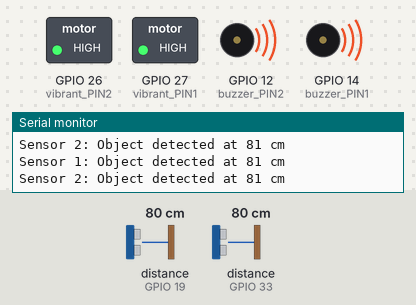
The sketch below on a simulated ESP32. On the bench: switched loads named in the sketch (green lamp = pin HIGH), buzzer (waves = sounding, pin HIGH), the last lines printed to the serial monitor. The inputs (shaded band) are chosen by the test bench; at power-on: distance to the obstacle (sensors on GPIO 19, GPIO 33) 80 cm. The echo pulse lasts 58.3 µs per cm.

Above: at 1.2 s.
1.3 s: distance to the obstacle (sensor on GPIO 19) set to 6 cm
2.8 s: distance to the obstacle (sensor on GPIO 19) set to 3 cm
At 3.1 s:
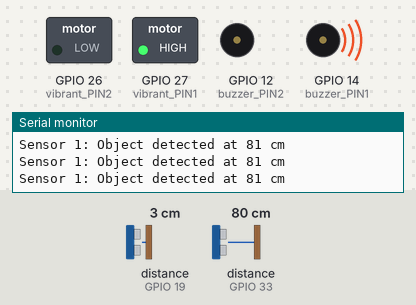
4.3 s: distance to the obstacle (sensor on GPIO 33) set to 6 cm
5.8 s: distance to the obstacle (sensor on GPIO 33) set to 3 cm
At 6.2 s:
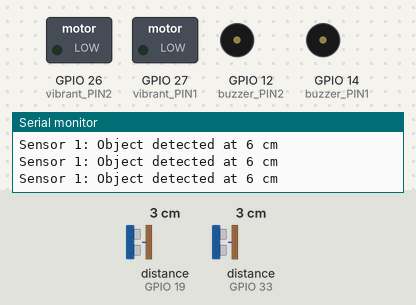
7.3 s: distance to the obstacle (sensor on GPIO 19) set to 9 cm
At 8.4 s:
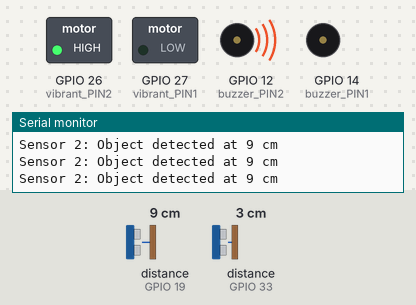
8.8 s: distance to the obstacle (sensor on GPIO 19) set to 2 cm
At 10.0 s:
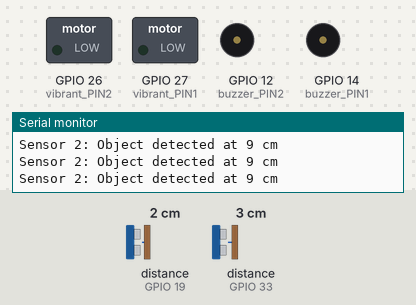
Timing chart, 0 to 11.3 s (numbered marks = the images above; inputs shaded):
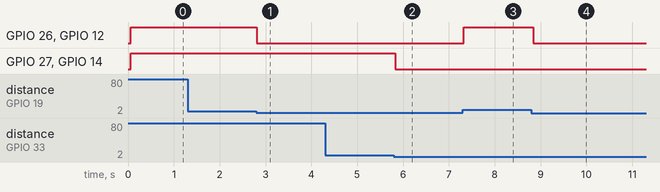

Measured:
- the behaviour switches between 5 and 4 cm on distance to the obstacle (sensor on GPIO 19) (found by bisection; images 0 and 1)
- the behaviour switches between 5 and 4 cm on distance to the obstacle (sensor on GPIO 33) (found by bisection; images 1 and 2)
- after the input at 2.8 s, GPIO 26 (vibrant_PIN2), GPIO 12 (buzzer_PIN2): HIGH → LOW at once
- after the input at 5.8 s, GPIO 27 (vibrant_PIN1), GPIO 14 (buzzer_PIN1): HIGH → LOW at once
- after the input at 7.3 s, GPIO 26 (vibrant_PIN2), GPIO 12 (buzzer_PIN2): LOW → HIGH at once
- after the input at 8.8 s, GPIO 26 (vibrant_PIN2), GPIO 12 (buzzer_PIN2): HIGH → LOW at once

The sketch:

ultrasonic_one_m_and_below_.ino
```cpp
#include <NewPing.h>

//For ultrasonic sensor1
#define TRIGGER_PIN_1 25
#define ECHO_PIN_1 33
#define buzzer_PIN1 14
#define vibrant_PIN1 27

//For ultrasonic sensor2
#define TRIGGER_PIN_2 18
#define ECHO_PIN_2 19
#define buzzer_PIN2 12
#define vibrant_PIN2 26

#define MAX_DISTANCE 100 // Maximum distance we want to ping for (in centimeters). Maximum sensor distance is rated at 400-500cm.

NewPing sonar1(TRIGGER_PIN_1, ECHO_PIN_1, MAX_DISTANCE); // NewPing setup for sensor 1
NewPing sonar2(TRIGGER_PIN_2, ECHO_PIN_2, MAX_DISTANCE); // NewPing setup for sensor 2

void setup()
{
  Serial.begin(115200); // Open serial monitor at 115200 baud to see distance readings.
  pinMode(buzzer_PIN1, OUTPUT);
  pinMode(vibrant_PIN1, OUTPUT);
  pinMode(buzzer_PIN2, OUTPUT);
  pinMode(vibrant_PIN2, OUTPUT);

}

void loop()
{
  delay(50); // Wait 50ms between pings (about 20 pings/sec). 29ms should be the shortest delay between pings.

  // Measure distance for sensor 1
  unsigned int distance1 = sonar1.ping_cm(); // Send ping, get distance in centimeters for sensor 1
  if (distance1 <= 100 && distance1 >= 5)
  {   // If distance is between 5cm and 100cm
    digitalWrite(buzzer_PIN1, HIGH);
    digitalWrite(vibrant_PIN1, HIGH);
    Serial.print("Sensor 1: Object detected at ");
    Serial.print(distance1);
    Serial.println(" cm");
  }
  else
  {
     digitalWrite(buzzer_PIN1, LOW);
    digitalWrite(vibrant_PIN1, LOW);
  }

  // Measure distance for sensor 2
  unsigned int distance2 = sonar2.ping_cm(); // Send ping, get distance in centimeters for sensor 2
  if (distance2 <= 100 && distance2 >= 5)
  {   // If distance is between 5cm and 100cm
    digitalWrite(buzzer_PIN2, HIGH);
    digitalWrite(vibrant_PIN2, HIGH);
    Serial.print("Sensor 2: Object detected at ");
    Serial.print(distance2);
    Serial.println(" cm");
  }
  else
  {
   digitalWrite(buzzer_PIN2, LOW);
    digitalWrite(vibrant_PIN2, LOW);
  }
}
```
